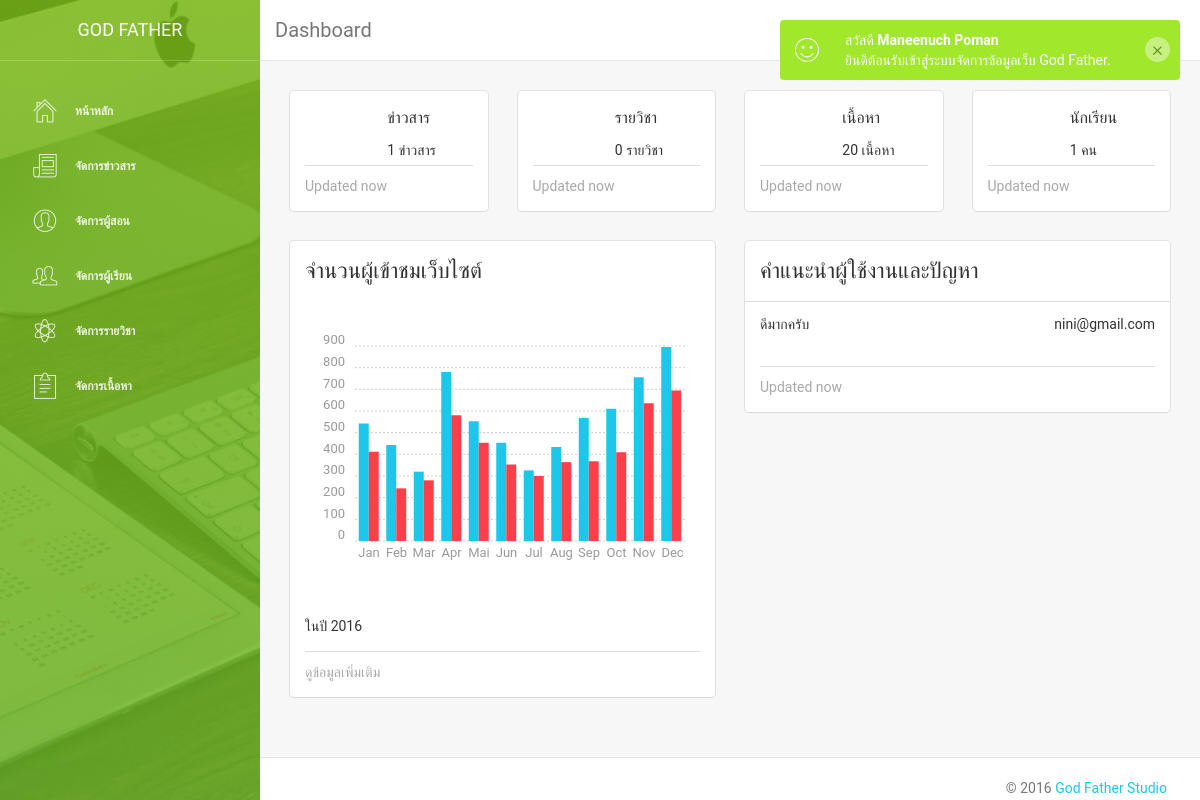
Page /admin/dashboard.php (signed in) on the earlier database version.
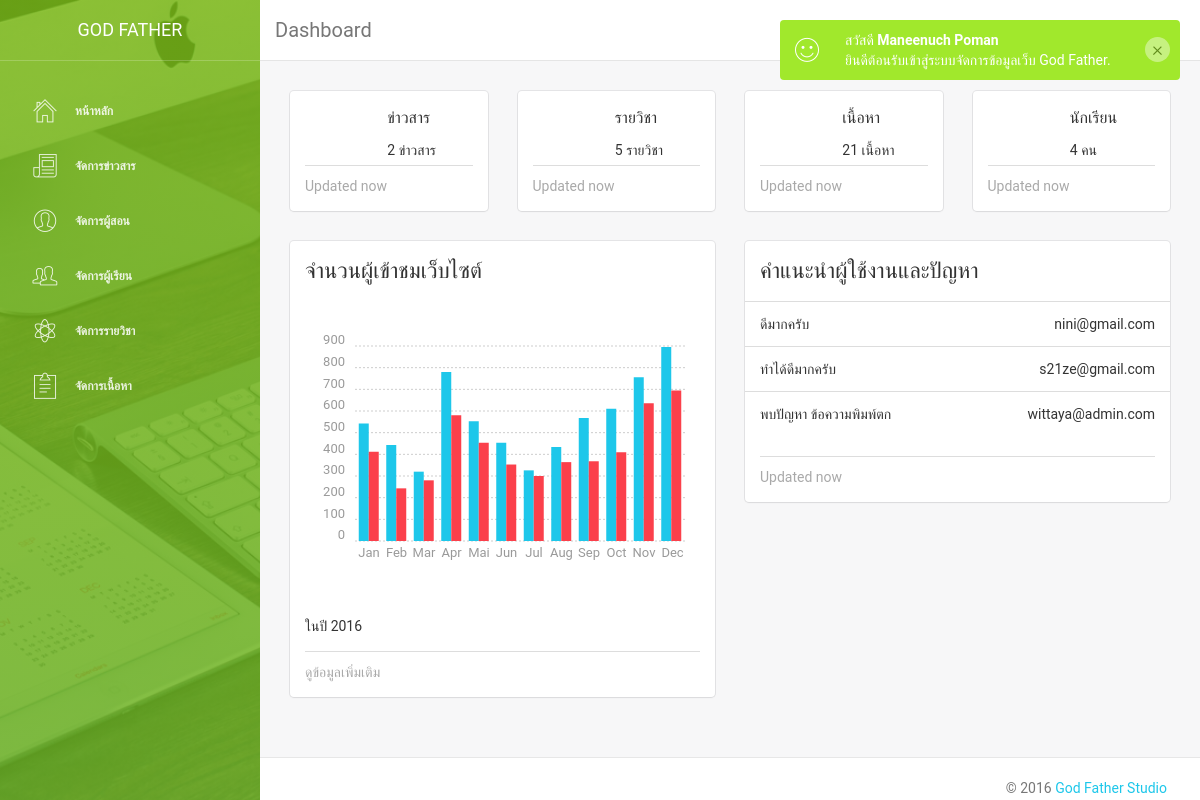
Same page on the later database version.
### tables this page shows
CREATE TABLE `about` (
  `abmail` varchar(50) NOT NULL,
  `abtxt` text NOT NULL
);

### admin/dashboard.php (the view, shortened to what the changed rows need)
<?php
include("connectdb.php");
?>
<!doctype html>
<html lang="en">
<head>
    <?php
    include("include/head.php");
    ?>
</head>
<body>
    <div class="wrapper">
        <div class="main-panel">
            <div class="content">
                <div class="container-fluid">
				<div class="row">
                    <div class="col-lg-3 col-sm-6">
                        <div class="card">
                            <div class="content">
                                <div class="row">
                                    <div class="col-xs-7">
                                        <div class="numbers">
                                            <p>ข่าวสาร</p>
											<?php
                                        $sql="SELECT idnews FROM news ";
                                        if ($result=mysqli_query($link,$sql))
                                          {
                                          $rowcount=mysqli_num_rows($result);
                                          }
                                        ?>
                                         <?php echo "$rowcount"; ?>  ข่าวสาร
                                        </div>
                                    </div>
                                </div>
                            </div>
                        </div>
                    </div>
                    <div class="col-lg-3 col-sm-6">
                        <div class="card">
                            <div class="content">
                                <div class="row">
                                    <div class="col-xs-7">
                                        <div class="numbers">
                                            <p>รายวิชา</p>
                                            <?php
                                        $sql="SELECT subid FROM subject ";
                                        if ($result=mysqli_query($link,$sql))
                                          {
                                          $rowcount=mysqli_num_rows($result);
                                          }
                                        ?>
                                        <?php echo "$rowcount"; ?> รายวิชา
                                        </div>
                                    </div>
                                </div>
                            </div>
                        </div>
                    </div>
                    <div class="col-lg-3 col-sm-6">
                        <div class="card">
                            <div class="content">
                                <div class="row">
                                    <div class="col-xs-7">
                                        <div class="numbers">
                                            <p>เนื้อหา</p>
                                            <?php
                                        $sql="SELECT conid FROM content ";
                                        if ($result=mysqli_query($link,$sql))
                                          {
                                          $rowcount=mysqli_num_rows($result);
                                          }
                                        ?>
                                         <?php echo "$rowcount"; ?> เนื้อหา
                                        </div>
                                    </div>
                                </div>
                            </div>
                        </div>
                    </div>
                    <div class="col-lg-3 col-sm-6">
                        <div class="card">
                            <div class="content">
                                <div class="row">
                                    <div class="col-xs-7">
                                        <div class="numbers">
                                            <p>นักเรียน</p>
											<?php
                                        $sql="SELECT stdid FROM student ";
                                        if ($result=mysqli_query($link,$sql))
                                          {
                                          $rowcount=mysqli_num_rows($result);
                                          }
                                        ?>
                                        <?php echo "$rowcount"; ?> คน
                                        </div>
                                    </div>
                                </div>
                            </div>
                        </div>
                    </div>
                </div>
                    <div class="row">
                        <div class="col-md-6">
                            <div class="card ">
                                <div class="content">
                                    <div class="table-full-width">
                                        <table class="table">
                                            <tbody>
				<?php
				$mysql = "select * from about";
				$result = mysqli_query($link,$mysql);
				while($mydata = mysqli_fetch_array($result,MYSQLI_ASSOC))
				{
				?>
                                                <tr>
                                                    <td><?php echo $mydata['abtxt']?></td>
                                                    <td class="td-actions text-right">
                                                       <?php echo $mydata['abmail']?>
                                                    </td>
                                                </tr>
                      <?php
				}
							?>
                                            </tbody>
                                        </table>
                                    </div>
                                </div>
                            </div>
                        </div>
                    </div>
                </div>
            </div>
        </div>
    </div>
</body>
</html>

Differences in the rows shown:
added about: abtxt "ทำได้ดีมากครับ", abmail "s21ze@gmail.com"
added about: abtxt "พบปัญหา ข้อความพิมพ์ตก", abmail "wittaya@admin.com"
Other differences:
$rowcount: "1" → "2"
$rowcount: "0" → "5"
$rowcount: "20" → "21"
$rowcount: "1" → "4"
